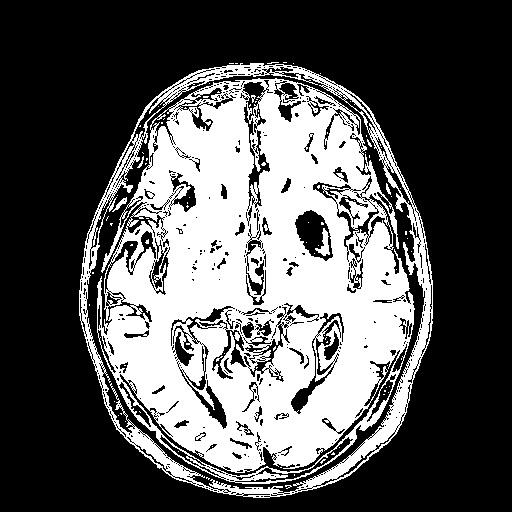
#> input picture 29.jpg, 512 x 512 px
$ python Check.py   (older library calls are emulated)
#> lines starting #> are read from the running program, lines starting #| are printed output that depends on the picture
import cv2
import numpy as np


# sobel
def Sobel(image):
#> called with image = '29.jpg'
    image = cv2.imread(path, 0)
#> image is the input picture: shape (512, 512); min 0, max 255, mean 87.9
    grad_x=cv2.Sobel(image,cv2.CV_16S,1,0)
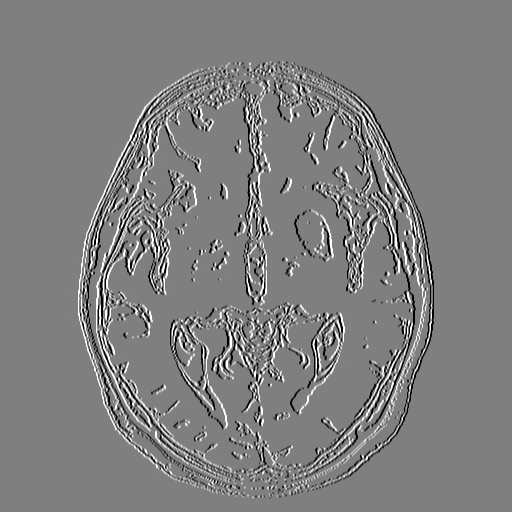
#> grad_x: shape (512, 512) int16; min -1020, max 1020, mean 0; drawn with min black and max white
    grad_y=cv2.Sobel(image,cv2.CV_16S,0,1)
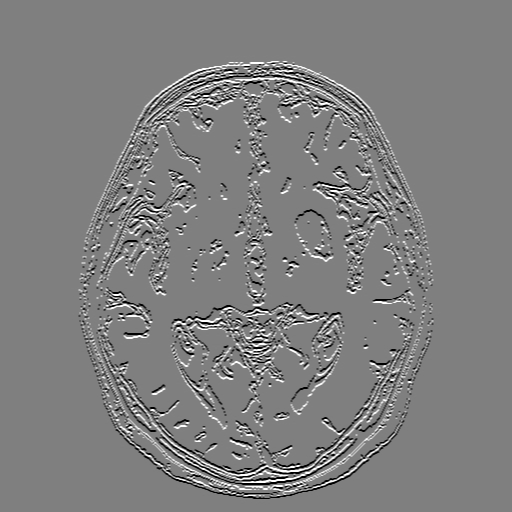
#> grad_y: shape (512, 512) int16; min -1020, max 1020, mean 0; drawn with min black and max white
    gradX=cv2.convertScaleAbs(grad_x)
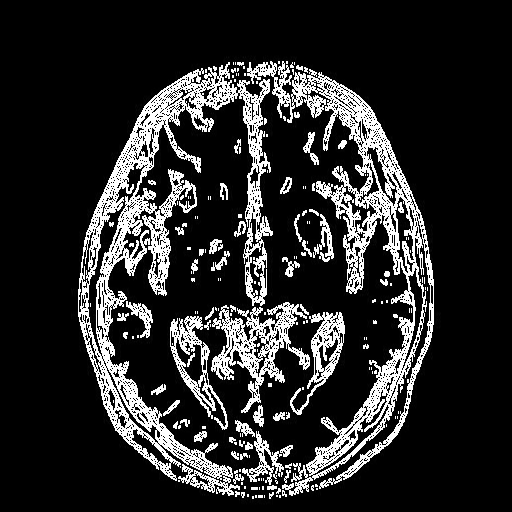
#> gradX: shape (512, 512); min 0, max 255, mean 43.1
    gradY=cv2.convertScaleAbs(grad_y)
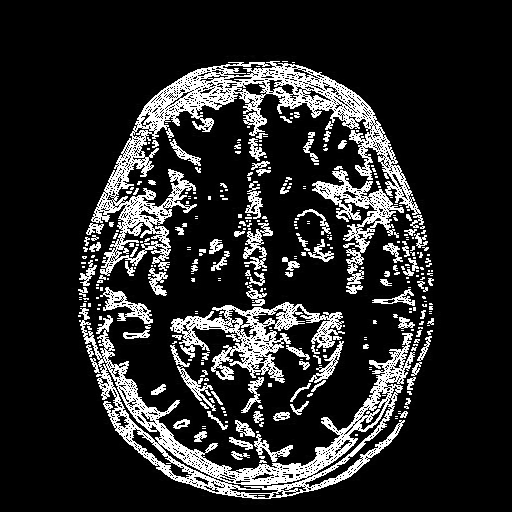
#> gradY: shape (512, 512); min 0, max 255, mean 41

    cv2.imshow("grad_x",gradX)
    cv2.namedWindow('grad_y', 0)
    cv2.imshow("grad_y",gradY)
    gradXY=cv2.addWeighted(gradX,0.5,gradY,0.5,0)
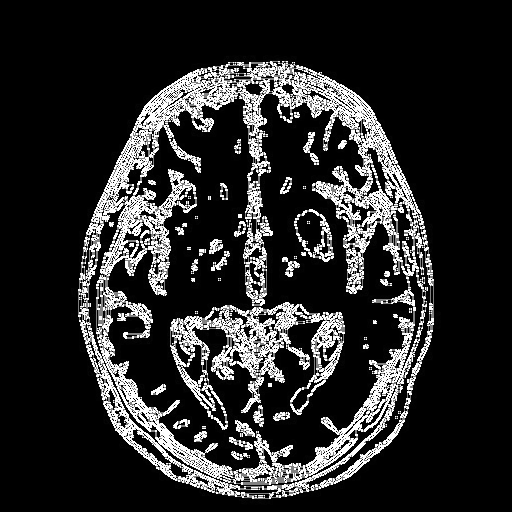
#> gradXY: shape (512, 512); min 0, max 255, mean 42
    cv2.imshow("gradXY",gradXY)
    cv2.imwrite("Sobel_Original.jpg",gradXY)
    newImage=cv2.imread(path,1)
    grad=np.stack((gradXY,gradXY,gradXY))
    print(grad.shape)
#| (3, 512, 512)
    grad=np.transpose(grad,[1,2,0])
    print(newImage.shape)
#| (512, 512, 3)
    newImage=newImage+grad
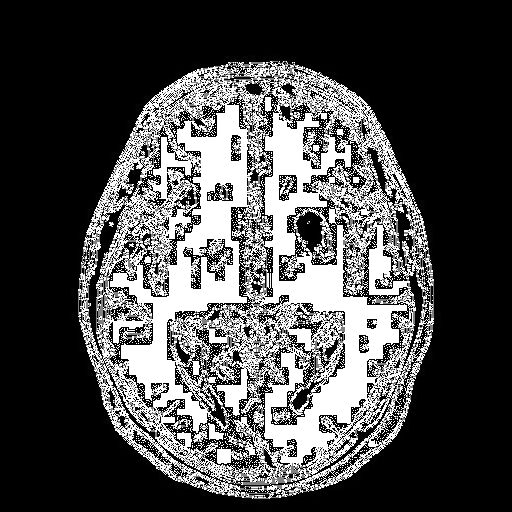
#> newImage: shape (512, 512, 3); min 0, max 255, mean 75.8
    cv2.imshow("newImage",newImage)
    cv2.imshow("image1",image)
    image=image+gradXY
    cv2.imshow("Image2",image)
    cv2.waitKey(0)
    cv2.destroyAllWindows()

# [43 lines left out: functions Scharr, Laplacian, not called in this run]


if __name__=="__main__":
    path = "29.jpg"

    Sobel(path)
    # Scharr(path)
    # Laplacian(path)

$ run again, with original1.jpg copied over 29.jpg
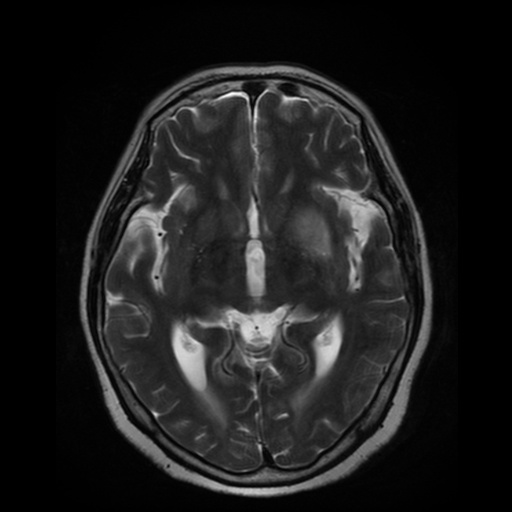
#> input picture original1.jpg, 512 x 512 px
#> in Sobel, image is the input picture: shape (512, 512); min 0, max 255, mean 29.6
#> in Sobel, `grad_y=cv2.Sobel(image,cv2.CV_16S,0,1)`:
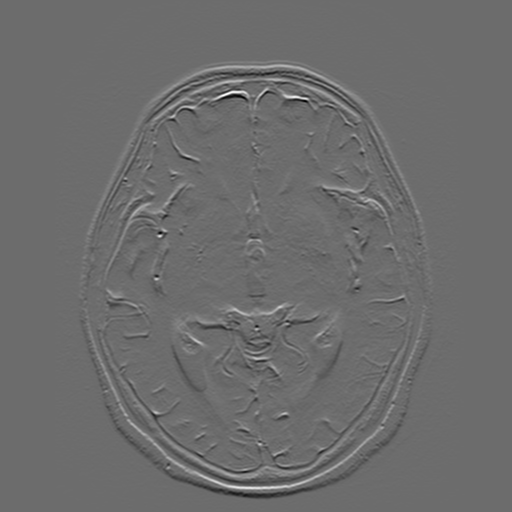
#> grad_y: shape (512, 512) int16; min -516, max 692, mean 0; drawn with min black and max white
#| (3, 512, 512)
#| (512, 512, 3)
#> in Sobel, `newImage=newImage+grad`:
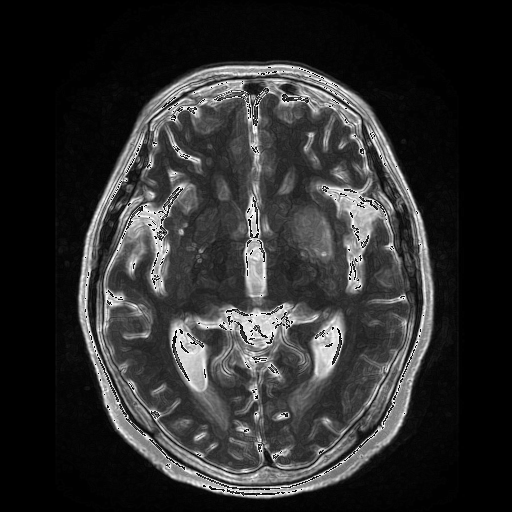
#> newImage: shape (512, 512, 3); min 0, max 255, mean 46.1
